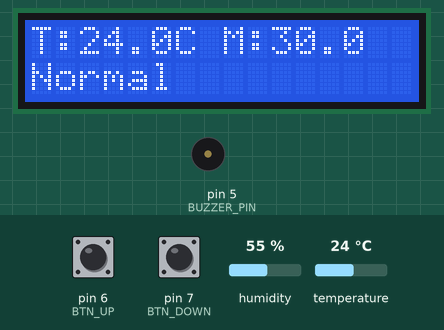
This sketch was run on a simulated Arduino Uno, built with avr-gcc and run on an emulated ATmega328P. Shown: 16×2 character LCD, buzzer (waves = sounding). The test bench sets the inputs (shaded band); at power-on: temperature 24 °C, pin 6 (BTN_UP) HIGH, pin 7 (BTN_DOWN) HIGH, humidity 55 %. EEPROM starts erased; what the sketch prints to the serial monitor is not drawn.

Above: at 2.7 s.
2.8 s: temperature set to 29.5 °C
At 5.1 s:
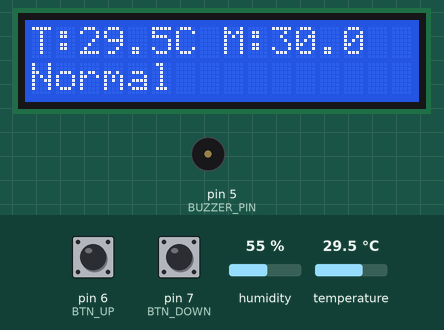
5.4 s: temperature set to 30.8 °C
At 7.4 s:
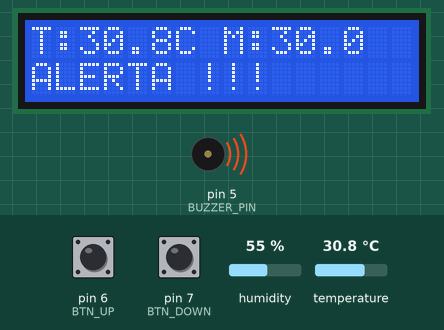
7.7 s: pin 6 (BTN_UP) pulled LOW for 1 s
At 9.1 s:
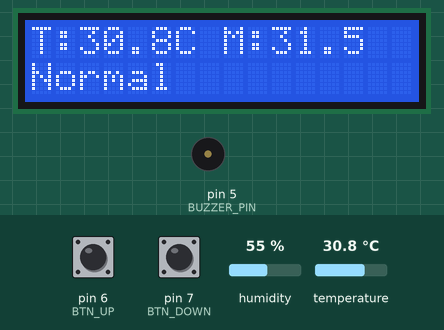
10.2 s: pin 7 (BTN_DOWN) pulled LOW for 3.2 s
At 13.6 s:
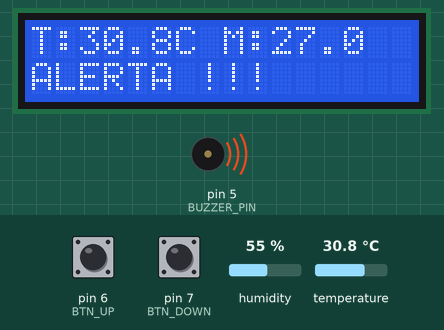
14.9 s: pin 7 (BTN_DOWN) pulled LOW for 1 s
At 16.3 s:
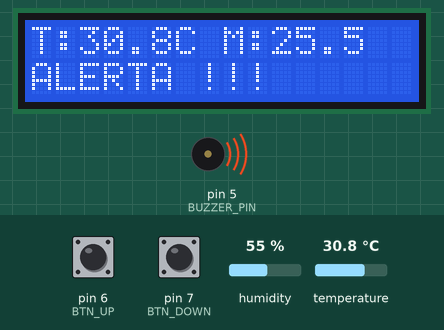
Timing chart, 0 to 17.9 s (numbered marks = the images above; inputs shaded):
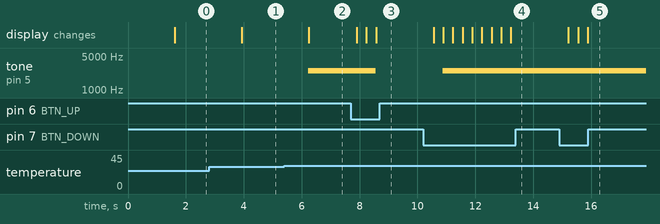

The sketch:

detectorV4.ino
```cpp
#include <DHT.h>
#include <Wire.h>
#include <LiquidCrystal_I2C.h>
#include <EEPROM.h>

//DHT e Buzzer
#define DHTPIN 2
#define DHTTYPE DHT22
#define BUZZER_PIN 5

//botoes
#define BTN_UP 6
#define BTN_DOWN 7

#define EEPROM_ADDR 0
#define HISTERESIS 0.5

float TempMAX = 30.0;

DHT dht(DHTPIN, DHTTYPE);
LiquidCrystal_I2C lcd(0x27, 16, 2);

bool alarmeAtivo = false;
unsigned long lastDebounce = 0;
const unsigned long debounceDelay = 150; //tratar para evitar falsos cliques

void setup() {
  Serial.begin(115200);
  dht.begin();
  pinMode(BUZZER_PIN, OUTPUT);
  noTone(BUZZER_PIN);
  pinMode(BTN_UP, INPUT_PULLUP);
  pinMode(BTN_DOWN, INPUT_PULLUP);

  EEPROM.get(EEPROM_ADDR, TempMAX);
  if (isnan(TempMAX) || TempMAX < 5 || TempMAX > 80) TempMAX = 30.0;

  lcd.init();
  lcd.backlight();
  lcd.clear();
  lcd.setCursor(0,0);
  lcd.print("Sistema Ativo");
  delay(1500);
  lcd.clear();
}

void salvarTempMaxNaEEPROM() {
  EEPROM.put(EEPROM_ADDR, TempMAX);
}

void verificaBotoes() {
  if (millis() - lastDebounce < debounceDelay) return;

  if (digitalRead(BTN_UP) == LOW) {
    TempMAX += 0.5;
    if (TempMAX > 80) TempMAX = 80;
    salvarTempMaxNaEEPROM();
    lastDebounce = millis();
  }

  if (digitalRead(BTN_DOWN) == LOW) {
    TempMAX -= 0.5;
    if (TempMAX < 5) TempMAX = 5;
    salvarTempMaxNaEEPROM();
    lastDebounce = millis();
  }
}

void processaSerial() {
  while (Serial.available()) {
    String msg = Serial.readStringUntil('\n');
    msg.trim();

    if (msg == "REQ") {
      Serial.print("NOVO_MAX=");
      Serial.println(TempMAX);
    }
    else if (msg.startsWith("SET_LIMITE:")) {
      float novoLimite = msg.substring(11).toFloat();
      if (novoLimite >= 5 && novoLimite <= 80) {
        TempMAX = novoLimite;
        salvarTempMaxNaEEPROM();
        Serial.print("LIMITE_ATUALIZADO=");
        Serial.println(TempMAX);
      } else {
        Serial.println("ERRO: LIMITE INVALIDO");
      }
    }
  }
}

void loop() {
  verificaBotoes();

  float temperature = dht.readTemperature();
  if (!isnan(temperature)) {
    // Envia temperatura e limite via Serial
    Serial.print("TEMP=");
    Serial.print(temperature);
    Serial.print(";MAX=");
    Serial.println(TempMAX);

    lcd.setCursor(0,0);
    lcd.print("T:");
    lcd.print(temperature,1);
    lcd.print("C ");
    lcd.print("M:");
    lcd.print(TempMAX,1);

    if (!alarmeAtivo && temperature >= TempMAX) {
      alarmeAtivo = true;
      tone(BUZZER_PIN, 2500);
    }
    if (alarmeAtivo && temperature <= (TempMAX - HISTERESIS)) {
      alarmeAtivo = false;
      noTone(BUZZER_PIN);
    }

    lcd.setCursor(0,1);
    lcd.print(alarmeAtivo ? "ALERTA !!!     " : "Normal         ");
  }

  processaSerial();

  delay(300);
}
```

Measured:
- the behaviour switches between 29.9 and 30 °C on temperature (found by bisection; images 1 and 2)
- after the input at 2.8 s, the display: changes after 1.1 s (image 1)
- after the input at 5.4 s, tone on pin 5 (BUZZER_PIN): silent → 2500 Hz after 0.83 s; the display: changes after 0.84 s (image 2)
- after the input at 7.7 s, tone on pin 5 (BUZZER_PIN): 2500 Hz → silent after 0.86 s; the display: first changes after 0.20 s (image 3 shows a later state)
- after the input at 10.2 s, tone on pin 5 (BUZZER_PIN): silent → 2500 Hz after 0.68 s; the display: first changes after 0.36 s (image 4 shows a later state)
- after the input at 14.9 s, the display: first changes after 0.32 s (image 5 shows a later state)
